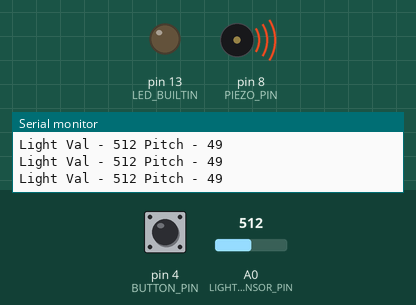
This sketch was run on a simulated Arduino Uno, built with avr-gcc and run on an emulated ATmega328P. Shown: output pins drawn as LEDs (lit = HIGH), buzzer (waves = sounding), the last lines printed to the serial monitor. The test bench sets the inputs (shaded band); at power-on: pin 4 (BUTTON_PIN) HIGH, A0 (LIGHT_SENSOR_PIN) = 512.

Above: at 6.2 s.
6.3 s: pin 4 (BUTTON_PIN) pulled LOW for 1 s
At 7.1 s:
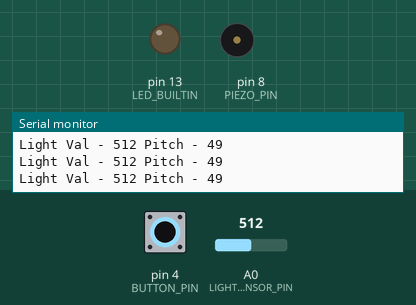
8.8 s: A0 (LIGHT_SENSOR_PIN) set to 104
At 9.9 s:
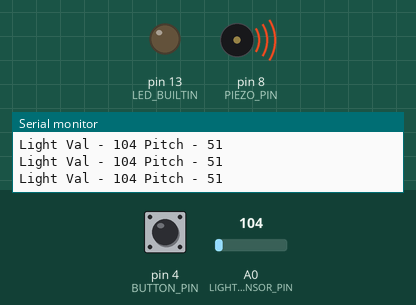
11.8 s: A0 (LIGHT_SENSOR_PIN) set to 94
13.3 s: pin 4 (BUTTON_PIN) pulled LOW for 0.15 s
At 13.7 s:
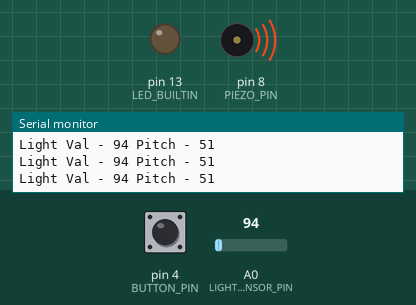
16.4 s: pin 4 (BUTTON_PIN) pulled LOW for 3.2 s
At 16.8 s:
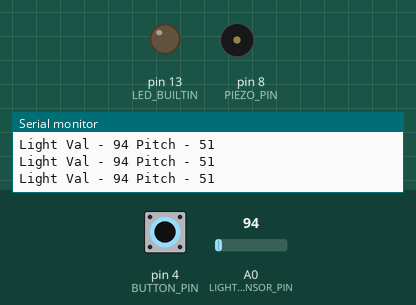
Timing chart, 0 to 21.1 s (numbered marks = the images above; inputs shaded):
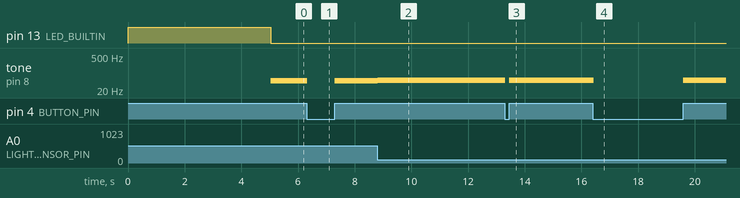

The sketch:

light-theremin.ino
```cpp
const int BUTTON_PIN = 4;
const int LIGHT_SENSOR_PIN = A0;
const int PIEZO_PIN = 8;
int lowLightVal = 1023;
int highLightVal = 0;
int lightVal = 0;

void setup() {
  Serial.begin(9600);
  pinMode(BUTTON_PIN, INPUT);
  pinMode(PIEZO_PIN, OUTPUT);
  pinMode(LED_BUILTIN, OUTPUT);
  digitalWrite(LED_BUILTIN, HIGH);

  while(millis() < 5000) {
    lightVal = analogRead(LIGHT_SENSOR_PIN);
    Serial.print("Light Val - ");
    Serial.println(lightVal);
    if (lightVal < lowLightVal) {
      lowLightVal = lightVal;
    }
    if (lightVal > highLightVal) {
      highLightVal = lightVal;
    }
    delay(50);
  }

  digitalWrite(LED_BUILTIN, LOW);
}

void loop() {
  // Not part of the project, but added a button with a pull-down resistor because the sound is obnoxious
  if (digitalRead(BUTTON_PIN) == LOW) {
    return;
  }

  lightVal = analogRead(LIGHT_SENSOR_PIN);
  int pitch = map(lightVal, lowLightVal, highLightVal, 50, 4000);
  tone(PIEZO_PIN, pitch, 40);
  delay(10);

  Serial.print("Light Val - ");
  Serial.print(lightVal);
  Serial.print(" Pitch - ");
  Serial.println(pitch);
}
```

Measured:
- after the input at 6.3 s, tone on pin 8 (PIEZO_PIN): 49 Hz → silent at once, → 49 Hz 0.97 s later
- after the input at 8.8 s, tone on pin 8 (PIEZO_PIN): 49 Hz → 51 Hz at once
- after the input at 13.3 s, tone on pin 8 (PIEZO_PIN): 51 Hz → silent at once, → 51 Hz 0.14 s later
- after the input at 16.4 s, tone on pin 8 (PIEZO_PIN): 51 Hz → silent at once, → 51 Hz 3.2 s later
